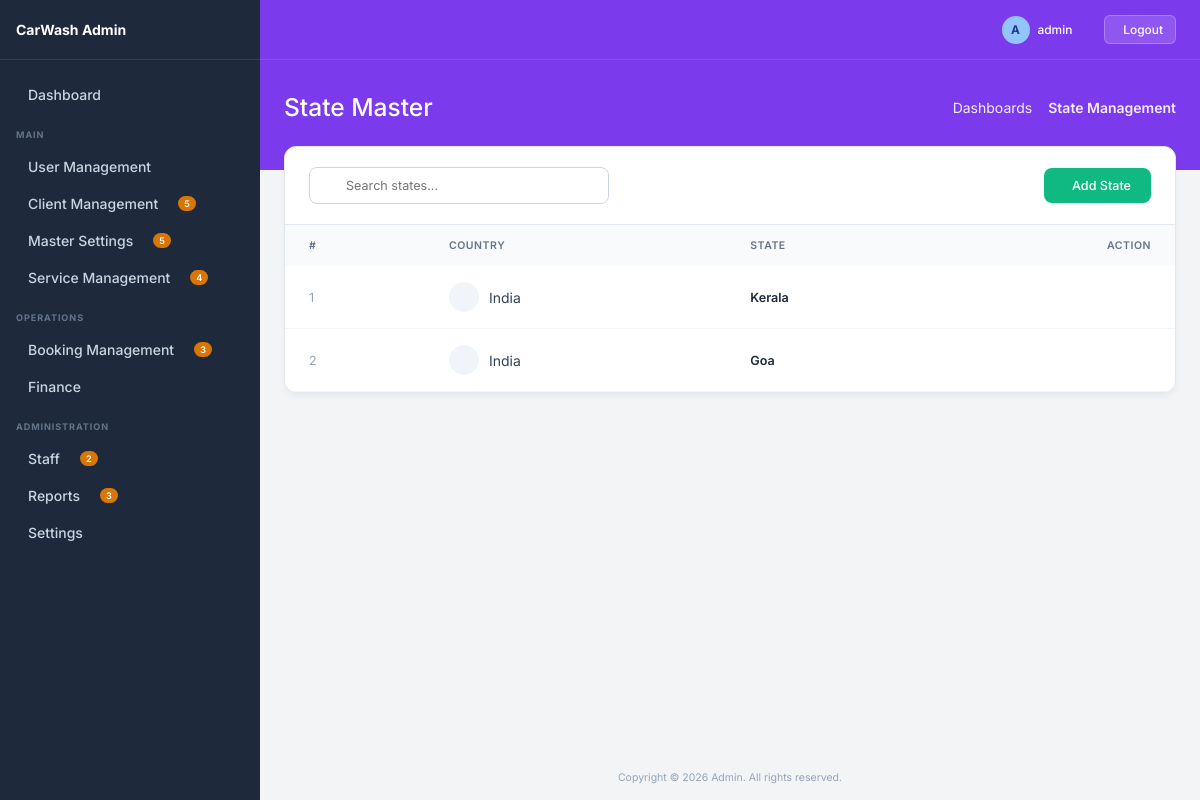
Screenshot of /state/ (signed in) with the database file from the repository.
### master/models.py (models this page shows, shortened)
class State(BaseModel):
    country = models.ForeignKey(Country, on_delete=models.CASCADE)
    name = models.CharField(max_length=100)

class Country(BaseModel):
    name = models.CharField(max_length=100)

### master/views.py (the view)
# urls.py: path('state/', views.state_list, name='state_list'),
@login_required
def state_list(request):
    search = request.GET.get('search', '')
    queryset = State.objects.filter(is_deleted=False)
    if search:
        queryset = queryset.filter(name__icontains=search)
    paginator = Paginator(queryset, 10)
    page_obj = paginator.get_page(request.GET.get('page'))
    return render(request, 'state/list.html', {
        'page_obj': page_obj,
        'search': search
    })

### master/templates/state/list.html (shortened to what this page needs)
{% extends 'base.html' %}
{% block page_title %}State Master{% endblock %}
{% block breadcrumb_active %}State Management{% endblock %}
{% block content %}
<div class="list-container">
    <div class="list-header">
        <form method="GET" class="search-wrapper">
            <input type="text" name="search" value="{{search}}" placeholder="Search states..." class="search-input">
        </form>
        <a href="{% url 'state_create' %}" class="btn-create">
             Add State
        </a>
    </div>
    <div style="overflow-x: auto;">
        <table class="premium-table">
            <thead>
                <tr>
                    <th>#</th>
                    <th>Country</th>
                    <th>State</th>
                    <th style="text-align: right;">Action</th>
                </tr>
            </thead>
            <tbody>
                {% for obj in page_obj %}
                <tr>
                    <td style="color:#94a3b8;">{{ forloop.counter }}</td>
                    <td>
                        <div style="display:flex; align-items:center; gap:10px;">
                            <div style="width:30px;height:30px;border-radius:50%;background:#f1f5f9;display:flex;align-items:center;justify-content:center;">
                            </div>
                            {{ obj.country.name }}
                        </div>
                    </td>
                    <td style="font-weight:600; color:#1e293b;">
                        {{ obj.name }}
                    </td>
                    <td style="text-align:right;">
                        <div style="display:flex; gap:8px; justify-content:flex-end;">
                            <a href="{% url 'state_edit' obj.pk %}" class="action-btn edit">
                            </a>
                            <a href="{% url 'state_delete' obj.pk %}" onclick="return confirm('Delete this state?')" class="action-btn delete">
                            </a>
                        </div>
                    </td>
                </tr>
                {% endfor %}
            </tbody>
        </table>
    </div>
</div>
{% endblock %}

### core/templates/base.html (shortened to what this page needs)
<!DOCTYPE html>
<html lang="en">
<head>
</head>
<body>
    <aside class="sidebar">
        <div class="sidebar-header">
            <span>CarWash Admin</span>
        </div>
        <div class="sidebar-content">
            <a href="{% url 'dashboard' %}" class="nav-item">
                <div class="nav-item-left">
                    Dashboard
                </div>
            </a>
            <div class="nav-section-title">MAIN</div>
            <div class="nav-item dropdown-toggle">
                <div class="nav-item-left">
                     User Management
                </div>
            </div>
            <div class="nav-item dropdown-toggle">
                <div class="nav-item-left">
                    Client Management
                    <span class="nav-badge">5</span>
                </div>
            </div>
            <div class="nav-item dropdown-toggle">
                <div class="nav-item-left">
                    Master Settings
                    <span class="nav-badge">5</span>
                </div>
            </div>
            <div class="nav-item dropdown-toggle">
                <div class="nav-item-left">
                    Service Management
                    <span class="nav-badge">4</span>
                </div>
            </div>
            <div class="nav-section-title">OPERATIONS</div>
            <div class="nav-item dropdown-toggle">
                <div class="nav-item-left">
                    Booking Management
                    <span class="nav-badge">3</span>
                </div>
            </div>
            <div class="nav-item dropdown-toggle">
                <div class="nav-item-left">
                    Finance
                </div>
            </div>
            <div class="nav-section-title">ADMINISTRATION</div>
            <div class="nav-item dropdown-toggle">
                <div class="nav-item-left">
                    Staff
                    <span class="nav-badge">2</span>
                </div>
            </div>
            <div class="nav-item dropdown-toggle">
                <div class="nav-item-left">
                    Reports
                    <span class="nav-badge">3</span>
                </div>
            </div>
            <div class="nav-item dropdown-toggle">
                <div class="nav-item-left">
                    Settings
                </div>
            </div>
        </div>
    </aside>
    <div class="main-wrapper">
        <div class="top-banner">
            <div class="top-navbar">
                <div class="navbar-right">
                    <div class="flex-center" style="gap: 8px;">
                        <span style="display:inline-block; width:28px; height:28px; border-radius:50%; background:#93c5fd; color:#1e3a8a; text-align:center; line-height:28px; font-weight:bold;">{{ request.user.username|make_list|first|upper|default:"A" }}</span>
                        <span>{{ request.user.username|default:"admin" }}</span>
                    </div>
                    {% if request.user.is_authenticated %}
                    <form method="post" action="{% url 'logout' %}" style="margin-left: 12px; display: inline;">
                        <button type="submit" style="background: rgba(255,255,255,0.15); border: 1px solid rgba(255,255,255,0.25); color: white; padding: 6px 12px; border-radius: 6px; cursor: pointer; display: flex; align-items: center; gap: 6px; font-size: 0.85rem; font-weight: 500; transition: all 0.2s;">
                             Logout
                        </button>
                    </form>
                    {% endif %}
                </div>
            </div>
            <div class="banner-header">
                <div class="banner-title">{% block page_title %}Dashboard{% endblock %}</div>
                <div class="banner-breadcrumbs">
                    <a href="#">Dashboards</a>
                    <span style="font-weight: 600;">{% block breadcrumb_active %}Admin Dashboard{% endblock %}</span>
                </div>
            </div>
        </div>
        <div class="content-area">
            {% block content %}{% endblock %}
        </div>
        <div style="margin-top:auto; padding: 16px; text-align: center; color: #94a3b8; font-size: 0.75rem;">
            Copyright © 2026 Admin. All rights reserved.
        </div>
    </div>
</body>
</html>

### core/templates/base.html (style rules this page uses)
:root { --bg-sidebar: #1e293b; --bg-body: #f3f4f6; --bg-banner: #7c3aed; --text-sidebar: #cbd5e1; --text-sidebar-hover: #ffffff; --sidebar-border: #334155; --badge-bg: #d97706; --badge-text: #ffffff; --sidebar-width: 260px; }
* { margin: 0; padding: 0; box-sizing: border-box; font-family: 'Inter', sans-serif; font-size: 14px; }
body { background-color: var(--bg-body); color: #1e293b; display: flex; min-height: 100vh; overflow-x: hidden; }
.sidebar { width: var(--sidebar-width); background-color: var(--bg-sidebar); display: flex; flex-direction: column; position: fixed; height: 100vh; overflow-y: auto; z-index: 100; }
.sidebar-header { padding: 16px; font-size: 1.1rem; font-weight: 700; display: flex; align-items: center; gap: 12px; color: white; border-bottom: 1px solid var(--sidebar-border); height: 60px; }
.sidebar-content { padding: 16px 0; }
.nav-section-title { color: #64748b; font-size: 0.65rem; text-transform: uppercase; letter-spacing: 0.1em; font-weight: 700; margin: 16px 16px 8px 16px; }
.nav-item { display: flex; align-items: center; justify-content: space-between; padding: 10px 16px; color: var(--text-sidebar); text-decoration: none; font-size: 0.85rem; font-weight: 500; cursor: pointer; transition: color 0.2s, background-color 0.2s; }
.nav-item-left { display: flex; align-items: center; gap: 12px; }
.nav-badge { background-color: var(--badge-bg); color: var(--badge-text); font-size: 0.65rem; font-weight: 600; padding: 2px 6px; border-radius: 12px; margin-left: 8px; }
.main-wrapper { flex: 1; margin-left: var(--sidebar-width); display: flex; flex-direction: column; min-height: 100vh; }
.top-banner { background-color: var(--bg-banner); color: white; display: flex; flex-direction: column; }
.top-navbar { height: 60px; display: flex; align-items: center; justify-content: space-between; padding: 0 24px; border-bottom: 1px solid rgba(255, 255, 255, 0.1); }
.navbar-right { display: flex; align-items: center; gap: 20px; }
.navbar-right span { font-size: 0.85rem; font-weight: 500; }
.banner-header { padding: 32px 24px 48px 24px; display: flex; justify-content: space-between; align-items: center; }
.banner-title { font-size: 1.75rem; font-weight: 500; }
.banner-breadcrumbs { font-size: 0.75rem; display: flex; align-items: center; gap: 8px; opacity: 0.9; }
.banner-breadcrumbs a { color: white; text-decoration: none; }
.content-area { padding: 0 24px 24px 24px; margin-top: -24px; flex: 1; }
.flex-center { display: flex; align-items: center; }
.list-container { background: white; border-radius: 12px; border: 1px solid #e2e8f0; box-shadow: 0 4px 6px -1px rgba(0, 0, 0, 0.05); overflow: hidden; }
.list-header { padding: 20px 24px; border-bottom: 1px solid #e2e8f0; display: flex; justify-content: space-between; align-items: center; }
.search-input { padding: 10px 16px; padding-left: 36px; border: 1px solid #cbd5e1; border-radius: 8px; font-size: 0.9rem; outline: none; width: 300px; transition: all 0.2s; font-family: 'Inter', sans-serif; }
.search-wrapper { position: relative; display: flex; align-items: center; }
.btn-create { background: #10b981; color: white; padding: 10px 20px; border-radius: 8px; text-decoration: none; font-size: 0.9rem; font-weight: 500; display: flex; align-items: center; gap: 8px; transition: background 0.2s; border: none; cursor: pointer; }
.premium-table { width: 100%; border-collapse: collapse; text-align: left; }
.premium-table th { background-color: #f8fafc; color: #64748b; font-size: 0.75rem; text-transform: uppercase; letter-spacing: 0.05em; padding: 14px 24px; font-weight: 600; }
.premium-table td { padding: 16px 24px; font-size: 0.9rem; color: #334155; border-bottom: 1px solid #f1f5f9; vertical-align: middle; }
.action-btn { padding: 6px; border-radius: 6px; color: #64748b; transition: all 0.2s; text-decoration: none; display: inline-flex; align-items: center; justify-content: center; }

### rows the page displays
State: country.name "India", name "Kerala"
State: country.name "India", name "Goa"

### other values shown
{{ request.user.username|make_list|first|upper|default:"A" }} "A"
{{ request.user.username|default:"admin" }} "admin"
